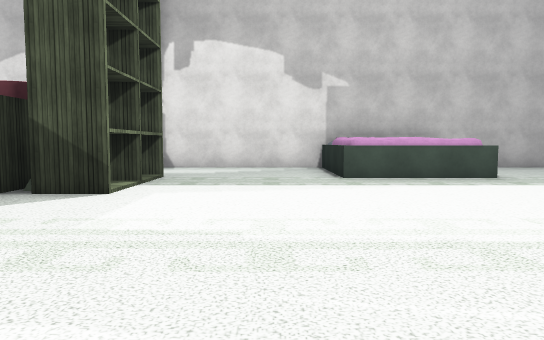
View 1 (above)

16 first-person views from a walk through a Unity game level. The camera is 1.3 m above the floor, tilts 4° down and sees 70° across. Doors are open. The floor is counted in squares, 2 m on a side. Each view is taken from the middle of a square. On the plan, view 1 faces up. The plan holds only what a view shows up to about 11 squares ahead; the rest is blank. The place goes on beyond the plan. The player character is not drawn. Some animated figures are not drawn. Some surface patterns are stand-ins.

View 2
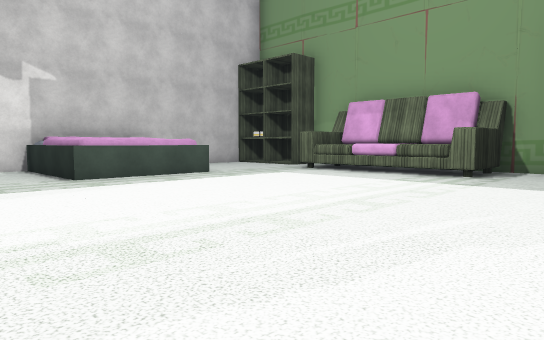

View 3
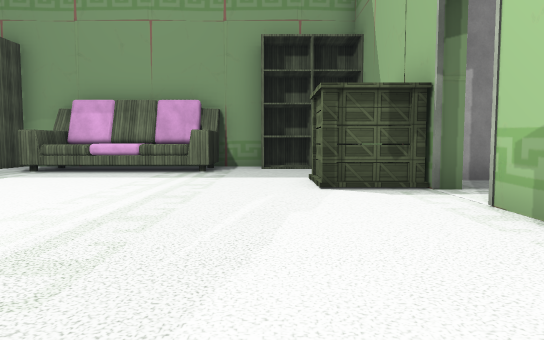

View 4
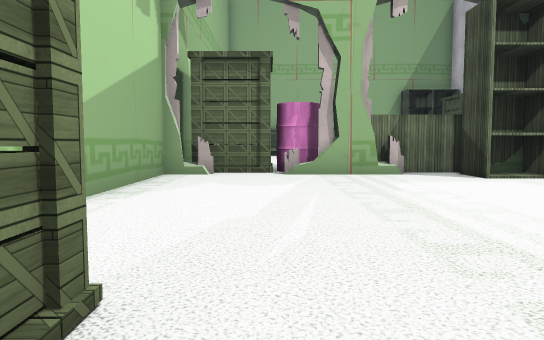

View 5
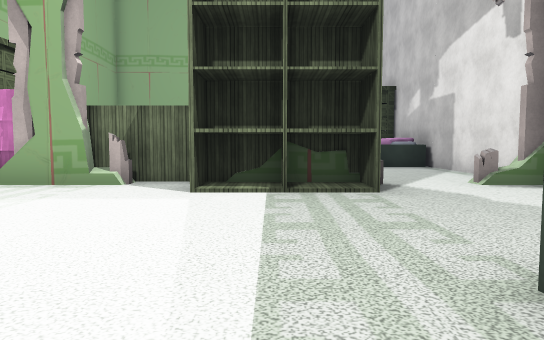

View 6
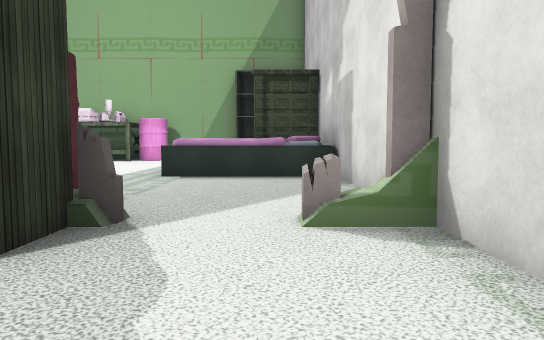

View 7
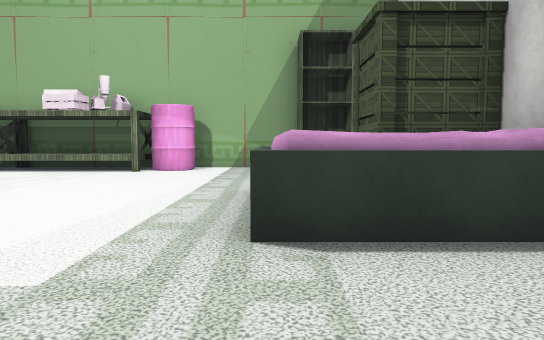

View 8
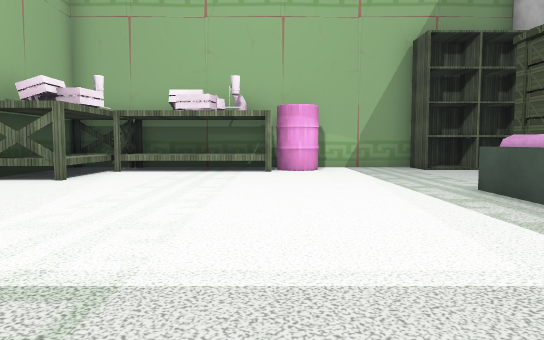

View 9
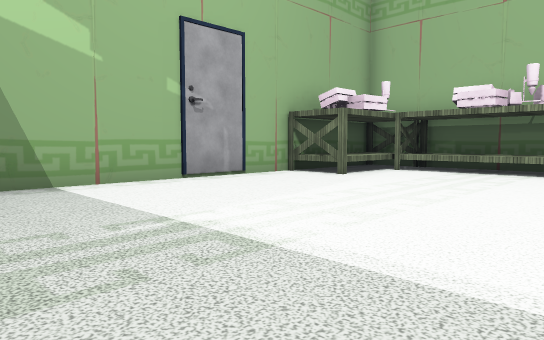

View 10
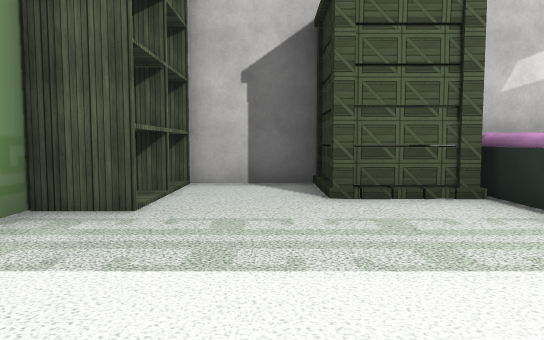

View 11
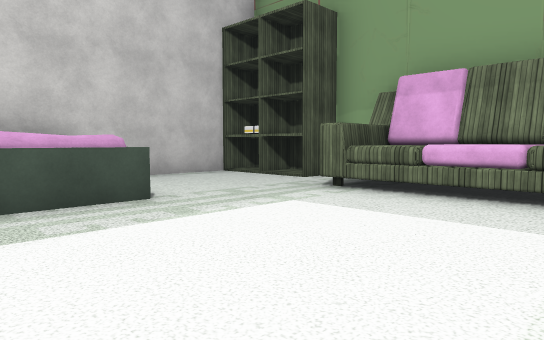

View 12
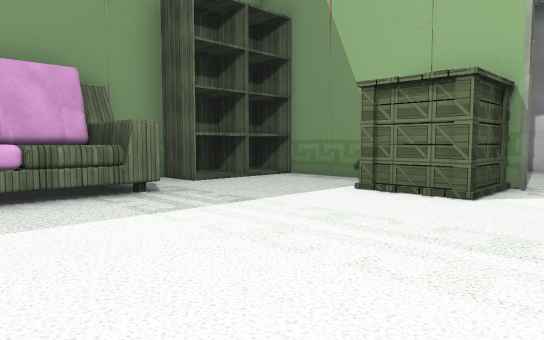

View 13
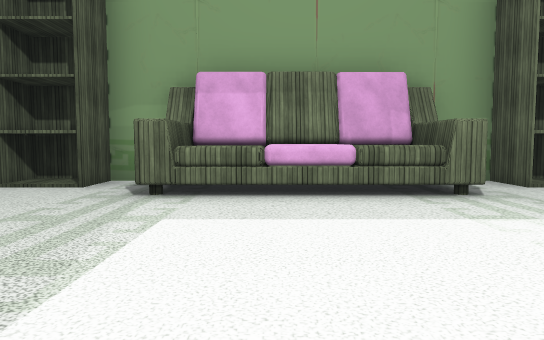

View 14
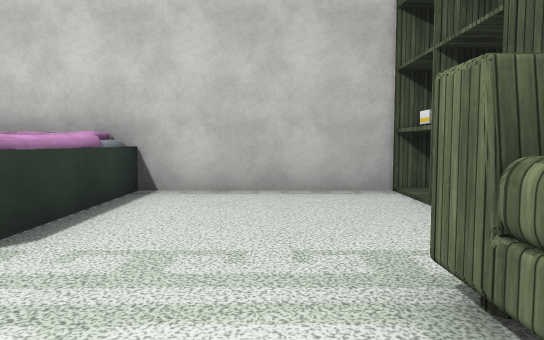

View 15
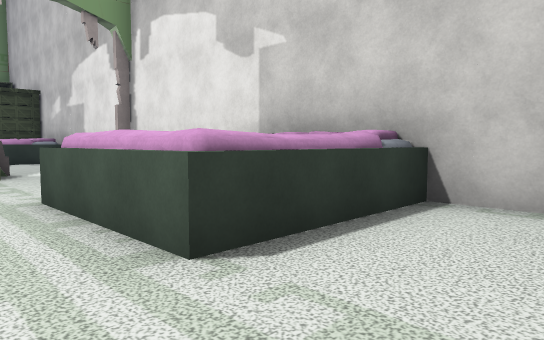

View 16
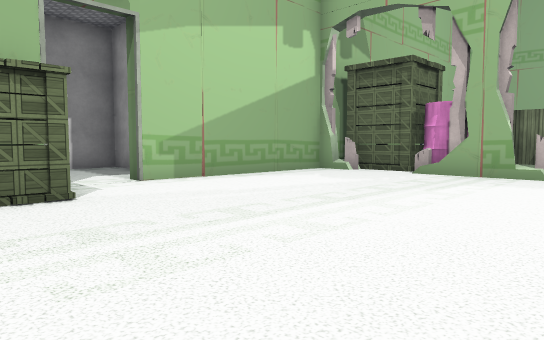

### Floor plan
Key: @ floor where view 1 was taken; # wall or solid block; . floor; D open door; = window, fence, low wall or low ledge; ^ raised ledge; S shelf; R drum; C crate; O other object.
Columns run from 16 left of view 1 to 9 right of it. Each row starts with its distance up from view 1.
 11   ##     #########   ###
 10  S..CCOOO....#....OOO...S#
  9  S..CCOOO....=....O O...S#
  8  S....OOO.........OOO...S#
  7 #.....OOO...#SS...OOO....#
  6 #.......... RSS........^##
  5 ##R.........OSS........^#
  4  OO.........O..........^#
  3  OO.........O#.........###
  2  OO.........R#...........#
  1  OO........CC...........S#
  0  OOOO......CC...@...CC..S#
 -1  OOOO#############DDC###S#
 -2                 O....O
 -3                 O....O
 -4                 O.. .O
 -5                 O####O

Positions as (right, up) in squares from view 1, and headings:
1: (0, 0), facing up
2: (-1, 0), facing up-right
3: (-2, 1), facing right
4: (5, 1), facing left
5: (3, 6), facing left
6: (0, 9), facing left
7: (-5, 7), facing left
8: (-5, 4), facing left
9: (-5, 5), facing down-left
10: (-13, 4), facing up
11: (2, 3), facing up-right
12: (2, 5), facing down-right
13: (2, 5), facing right
14: (6, 5), facing up
15: (6, 6), facing up-left
16: (5, 5), facing down-left
